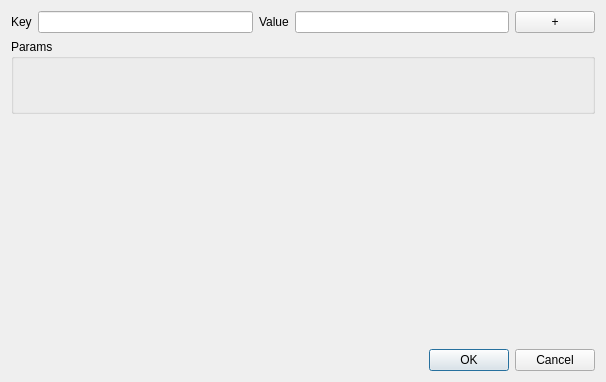
<?xml version="1.0" encoding="UTF-8"?>
<ui version="4.0">
 <class>PostDataGen</class>
 <widget class="QDialog" name="PostDataGen">
  <property name="geometry">
   <rect>
    <x>0</x>
    <y>0</y>
    <width>606</width>
    <height>382</height>
   </rect>
  </property>
  <property name="windowTitle">
   <string>Dialog</string>
  </property>
  <layout class="QVBoxLayout" name="verticalLayout">
   <item>
    <layout class="QHBoxLayout" name="horizontalLayout_2">
     <item>
      <widget class="QLabel" name="label">
       <property name="text">
        <string>Key</string>
       </property>
      </widget>
     </item>
     <item>
      <widget class="QLineEdit" name="paramNameEdit"/>
     </item>
     <item>
      <widget class="QLabel" name="label_2">
       <property name="text">
        <string>Value</string>
       </property>
      </widget>
     </item>
     <item>
      <widget class="QLineEdit" name="paramVlueEdit"/>
     </item>
     <item>
      <widget class="QPushButton" name="addParamButton">
       <property name="text">
        <string>+</string>
       </property>
      </widget>
     </item>
    </layout>
   </item>
   <item>
    <widget class="QGroupBox" name="groupBox">
     <property name="title">
      <string>Params</string>
     </property>
     <layout class="QGridLayout" name="gridLayout">
      <item row="1" column="0">
       <widget class="QLabel" name="spacerLabel">
        <property name="minimumSize">
         <size>
          <width>30</width>
          <height>0</height>
         </size>
        </property>
        <property name="text">
         <string/>
        </property>
       </widget>
      </item>
      <item row="0" column="0">
       <widget class="QLabel" name="spacerLabel_2">
        <property name="minimumSize">
         <size>
          <width>30</width>
          <height>0</height>
         </size>
        </property>
        <property name="text">
         <string/>
        </property>
       </widget>
      </item>
     </layout>
    </widget>
   </item>
   <item>
    <spacer name="verticalSpacer">
     <property name="orientation">
      <enum>Qt::Vertical</enum>
     </property>
     <property name="sizeHint" stdset="0">
      <size>
       <width>20</width>
       <height>223</height>
      </size>
     </property>
    </spacer>
   </item>
   <item>
    <layout class="QHBoxLayout" name="horizontalLayout">
     <item>
      <spacer name="horizontalSpacer">
       <property name="orientation">
        <enum>Qt::Horizontal</enum>
       </property>
       <property name="sizeHint" stdset="0">
        <size>
         <width>40</width>
         <height>20</height>
        </size>
       </property>
      </spacer>
     </item>
     <item>
      <widget class="QDialogButtonBox" name="buttonBox">
       <property name="orientation">
        <enum>Qt::Horizontal</enum>
       </property>
       <property name="standardButtons">
        <set>QDialogButtonBox::Cancel|QDialogButtonBox::Ok</set>
       </property>
      </widget>
     </item>
    </layout>
   </item>
  </layout>
 </widget>
 <resources/>
 <connections>
  <connection>
   <sender>buttonBox</sender>
   <signal>accepted()</signal>
   <receiver>PostDataGen</receiver>
   <slot>accept()</slot>
   <hints>
    <hint type="sourcelabel">
     <x>248</x>
     <y>254</y>
    </hint>
    <hint type="destinationlabel">
     <x>157</x>
     <y>274</y>
    </hint>
   </hints>
  </connection>
  <connection>
   <sender>buttonBox</sender>
   <signal>rejected()</signal>
   <receiver>PostDataGen</receiver>
   <slot>reject()</slot>
   <hints>
    <hint type="sourcelabel">
     <x>316</x>
     <y>260</y>
    </hint>
    <hint type="destinationlabel">
     <x>286</x>
     <y>274</y>
    </hint>
   </hints>
  </connection>
 </connections>
</ui>
